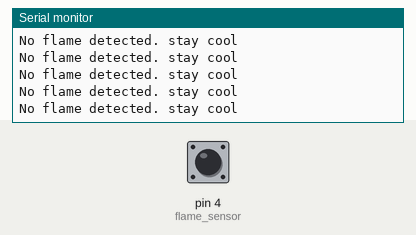
A sketch run on a simulated Arduino Uno, built with avr-gcc and run on an emulated ATmega328P. Shown: the last lines printed to the serial monitor. The test bench sets the inputs (shaded band); at power-on: pin 4 (flame_sensor) HIGH.

Above: at 1.2 s.
1.3 s: pin 4 (flame_sensor) driven LOW
At 1.44 s:
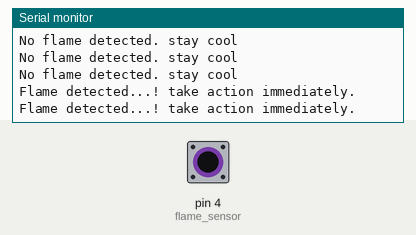
3.2 s: pin 4 (flame_sensor) driven HIGH
At 3.31 s:
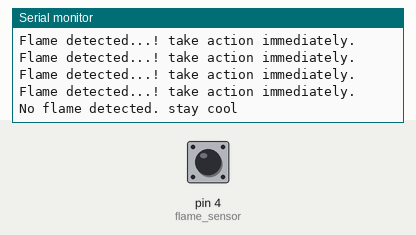
6.2 s: pin 4 (flame_sensor) driven LOW
At 6.4 s:
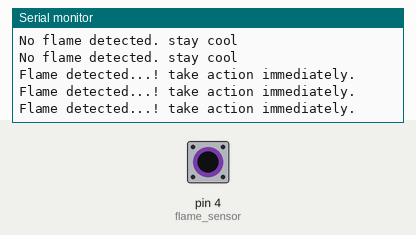

Measured:
- after the input at 1.3 s, the serial monitor: prints a new line after 0.07 s (image 1)

The sketch:

flame_tester_unittest.ino
```cpp
//digital pin connected to flame_Sensor
#define flame_sensor 4
//storing the value by the flame sensor
int flame_detected;
void setup() {
  Serial.begin(9600);
  // put your setup code here, to run once:
  pinMode(flame_sensor, INPUT) ;

}

void loop() {
  // put your main code here, to run repeatedly:
  //read digital output and store it in variable
  flame_detected = digitalRead(flame_sensor);
  if (flame_detected == 0)
  {
    Serial.println("Flame detected...! take action immediately.");
    //digitalWrite(buzzer, HIGH);
    //digitalWrite(LED, HIGH);
  }
  else
  {
    Serial.println("No flame detected. stay cool");
    //digitalWrite(buzzer, LOW);
    //digitalWrite(LED, LOW);
  }

}
```
